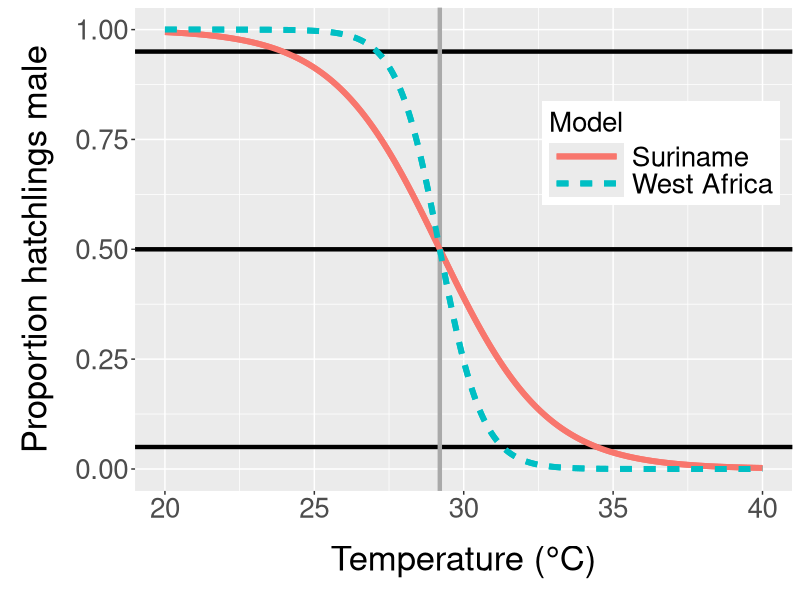

This figure's R source:
# load libraries
library(ggplot2)

# temperatures
x <- seq(from = 20, to = 40, length = 1000)

# patricio et al.
t_piv1 <- 29.2
k1 <- -1.4
y1 <- 1/(1 + exp(-k1*(x - t_piv1)))

# embryogrowth (all greens)
t_piv2 <- 29.2
k2 <- -0.56
y2 <- 1/(1 + exp(-k2*(x - t_piv2)))

# make dataframe
TRN <- data.frame(Temperature = x,
                  Model = rep(c('West Africa', 'Suriname'), each = 1000),
                  Proportion_Male = c(y1, y2))

# plot
ggplot(data = TRN, aes(x = Temperature, y = Proportion_Male, 
                       col = Model, lty = Model)) +
  geom_line(lwd = 2) +
  geom_hline(yintercept = c(0.05, 0.50, 0.95), lty = 1, lwd = 1.5) +
  geom_vline(xintercept = t_piv1, col = 'darkgrey', lty = 1, lwd = 1.5) +
  geom_line(lwd = 2) +
  ylab('Proportion hatchlings male') +
  xlab('Temperature (\u00B0C)') +
  # ggtitle('Thermal Reaction Norm') +
  theme_gray() +
  theme(axis.title.y = element_text(margin = margin(r = 15, l = 10)), 
        axis.title.x = element_text(margin = margin(t = 15, b = 10)), 
        # plot.title = element_text(margin = margin(b = 10, t = 10), 
        #                           size = 30), 
        axis.text = element_text(size = 20), 
        axis.title = element_text(size = 25), 
        legend.title = element_text(size = 20), 
        legend.text = element_text(size = 20), 
        legend.position = c(0.8, 0.7), 
        legend.key.width = unit(3.75, "line"))
